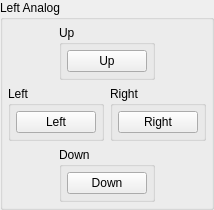
         <widget class="QGroupBox" name="groupBox_25">
          <property name="title">
           <string>Left Analog</string>
          </property>
          <layout class="QVBoxLayout" name="verticalLayout_20">
           <property name="leftMargin">
            <number>5</number>
           </property>
           <property name="topMargin">
            <number>5</number>
           </property>
           <property name="rightMargin">
            <number>5</number>
           </property>
           <property name="bottomMargin">
            <number>5</number>
           </property>
           <item>
            <widget class="QWidget" name="widget_5" native="true">
             <layout class="QHBoxLayout" name="horizontalLayout_10">
              <property name="leftMargin">
               <number>0</number>
              </property>
              <property name="topMargin">
               <number>0</number>
              </property>
              <property name="rightMargin">
               <number>0</number>
              </property>
              <property name="bottomMargin">
               <number>0</number>
              </property>
              <item>
               <spacer name="horizontalSpacer_9">
                <property name="orientation">
                 <enum>Qt::Horizontal</enum>
                </property>
                <property name="sizeHint" stdset="0">
                 <size>
                  <width>40</width>
                  <height>20</height>
                 </size>
                </property>
               </spacer>
              </item>
              <item>
               <widget class="QGroupBox" name="groupBox_26">
                <property name="title">
                 <string>Up</string>
                </property>
                <layout class="QVBoxLayout" name="verticalLayout_16">
                 <property name="leftMargin">
                  <number>5</number>
                 </property>
                 <property name="topMargin">
                  <number>5</number>
                 </property>
                 <property name="rightMargin">
                  <number>5</number>
                 </property>
                 <property name="bottomMargin">
                  <number>5</number>
                 </property>
                 <item>
                  <widget class="QPushButton" name="b_lstick_up">
                   <property name="text">
                    <string>Up</string>
                   </property>
                   <property name="autoDefault">
                    <bool>false</bool>
                   </property>
                  </widget>
                 </item>
                </layout>
               </widget>
              </item>
              <item>
               <spacer name="horizontalSpacer_12">
                <property name="orientation">
                 <enum>Qt::Horizontal</enum>
                </property>
                <property name="sizeHint" stdset="0">
                 <size>
                  <width>40</width>
                  <height>20</height>
                 </size>
                </property>
               </spacer>
              </item>
             </layout>
            </widget>
           </item>
           <item>
            <layout class="QHBoxLayout" name="horizontalLayout_9">
             <item>
              <widget class="QGroupBox" name="groupBox_28">
               <property name="title">
                <string>Left</string>
               </property>
               <layout class="QVBoxLayout" name="verticalLayout_18">
                <property name="leftMargin">
                 <number>5</number>
                </property>
                <property name="topMargin">
                 <number>5</number>
                </property>
                <property name="rightMargin">
                 <number>5</number>
                </property>
                <property name="bottomMargin">
                 <number>5</number>
                </property>
                <item>
                 <widget class="QPushButton" name="b_lstick_left">
                  <property name="text">
                   <string>Left</string>
                  </property>
                  <property name="autoDefault">
                   <bool>false</bool>
                  </property>
                 </widget>
                </item>
               </layout>
              </widget>
             </item>
             <item>
              <widget class="QGroupBox" name="groupBox_27">
               <property name="title">
                <string>Right</string>
               </property>
               <layout class="QVBoxLayout" name="verticalLayout_19">
                <property name="leftMargin">
                 <number>5</number>
                </property>
                <property name="topMargin">
                 <number>5</number>
                </property>
                <property name="rightMargin">
                 <number>5</number>
                </property>
                <property name="bottomMargin">
                 <number>5</number>
                </property>
                <item>
                 <widget class="QPushButton" name="b_lstick_right">
                  <property name="text">
                   <string>Right</string>
                  </property>
                  <property name="autoDefault">
                   <bool>false</bool>
                  </property>
                 </widget>
                </item>
               </layout>
              </widget>
             </item>
            </layout>
           </item>
           <item>
            <widget class="QWidget" name="widget_6" native="true">
             <layout class="QHBoxLayout" name="horizontalLayout_11">
              <property name="leftMargin">
               <number>0</number>
              </property>
              <property name="topMargin">
               <number>0</number>
              </property>
              <property name="rightMargin">
               <number>0</number>
              </property>
              <property name="bottomMargin">
               <number>0</number>
              </property>
              <item>
               <spacer name="horizontalSpacer_11">
                <property name="orientation">
                 <enum>Qt::Horizontal</enum>
                </property>
                <property name="sizeHint" stdset="0">
                 <size>
                  <width>40</width>
                  <height>20</height>
                 </size>
                </property>
               </spacer>
              </item>
              <item>
               <widget class="QGroupBox" name="groupBox_29">
                <property name="title">
                 <string>Down</string>
                </property>
                <layout class="QVBoxLayout" name="verticalLayout_17">
                 <property name="leftMargin">
                  <number>5</number>
                 </property>
                 <property name="topMargin">
                  <number>5</number>
                 </property>
                 <property name="rightMargin">
                  <number>5</number>
                 </property>
                 <property name="bottomMargin">
                  <number>5</number>
                 </property>
                 <item>
                  <widget class="QPushButton" name="b_lstick_down">
                   <property name="text">
                    <string>Down</string>
                   </property>
                   <property name="autoDefault">
                    <bool>false</bool>
                   </property>
                  </widget>
                 </item>
                </layout>
               </widget>
              </item>
              <item>
               <spacer name="horizontalSpacer_10">
                <property name="orientation">
                 <enum>Qt::Horizontal</enum>
                </property>
                <property name="sizeHint" stdset="0">
                 <size>
                  <width>40</width>
                  <height>20</height>
                 </size>
                </property>
               </spacer>
              </item>
             </layout>
            </widget>
           </item>
          </layout>
         </widget>
